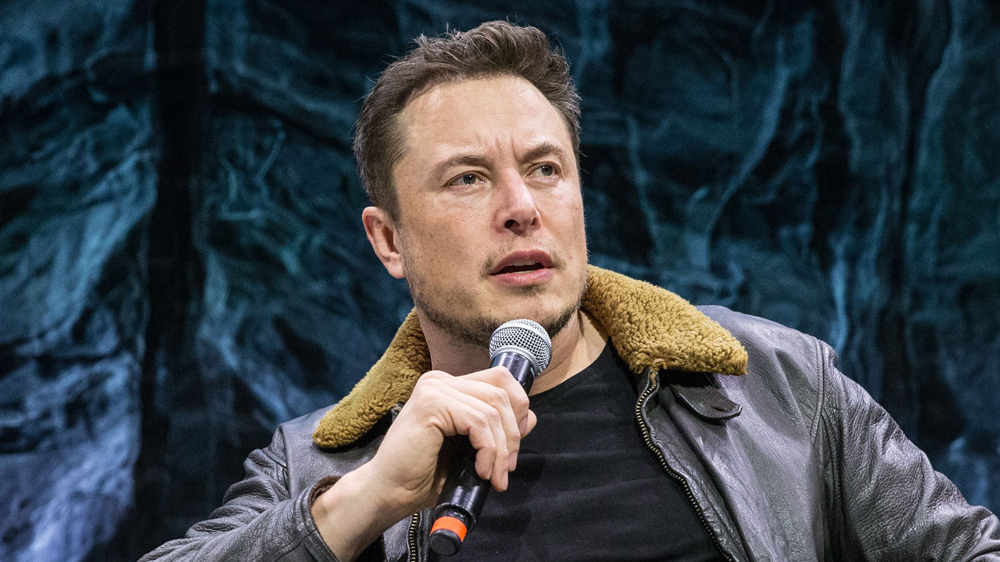
#> input picture elon.jpg, 1000 x 562 px
$ python CornerDetection.py
#> lines starting #> are read from the running program, lines starting #| are printed output that depends on the picture; after the words box and inside, x2 and y2 are one past the last pixel; in counts of white or black regions, pixels touching at a corner belong together
import cv2
import numpy as np


img  = cv2.imread('elon.jpg')
#> img is the input picture: shape (562, 1000, 3); mean B, G, R 71.2, 65.3, 58.6
gray = cv2.cvtColor(img,cv2.COLOR_BGR2GRAY)
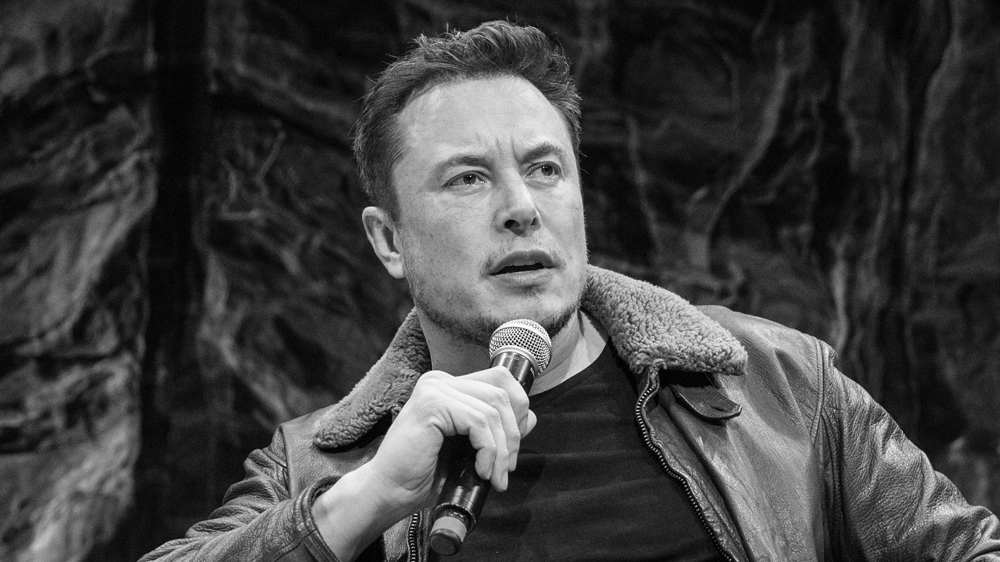
#> gray: shape (562, 1000); min 0, max 255, mean 64
gray = np.float32(gray)

corners = cv2.goodFeaturesToTrack(gray,100,0.01,10)
#> corners = 100 rows, first 8: [506, 344], [530, 347], [516, 341], [285, 465], [650, 389], [412, 521], [518, 381], [536, 357]
corners = np.int0(corners)


for corner in corners:
	x,y = corner.ravel()
	cv2.circle(img,(x,y),3,255,-1)
#> this loop made 100 passes
#> (x, y) on passes 1 to 12: (506, 344), (530, 347), (516, 341), (285, 465), (650, 389), (412, 521), (518, 381), (536, 357), (526, 330), (660, 456), (537, 336), (643, 433)
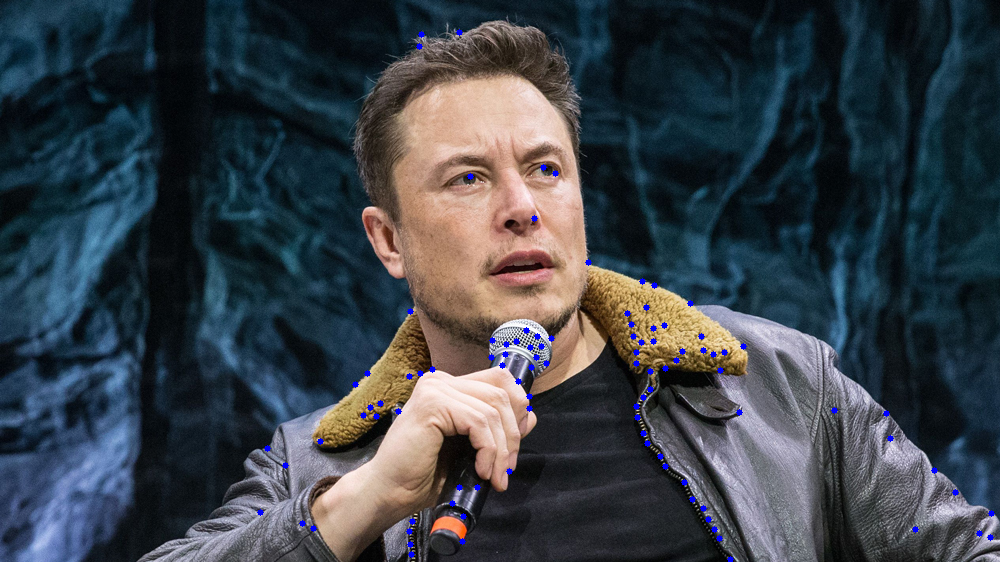
#> img: shape (562, 1000, 3); 0.52% of pixels changed, all inside (x1, y1, x2, y2) = (257, 29, 995, 562)

cv2.imshow('img',img)

$ run again, with cat2.jpg copied over elon.jpg
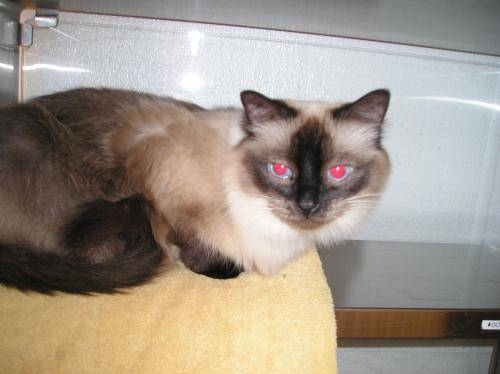
#> input picture cat2.jpg, 500 x 374 px
#> img is the input picture: shape (374, 500, 3); mean B, G, R 136, 148, 158.6
#> `gray = cv2.cvtColor(img,cv2.COLOR_BGR2GRAY)`:
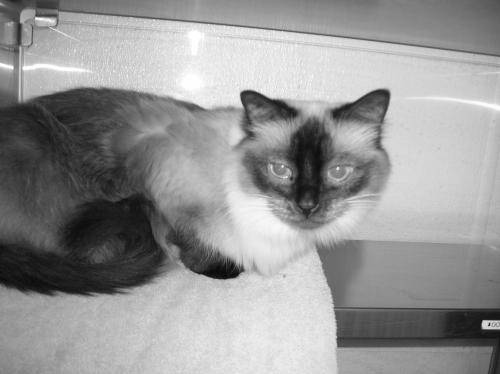
#> gray: shape (374, 500); min 0, max 255, mean 149.8
#> corners = 100 rows, first 8: [489, 325], [35, 18], [337, 167], [282, 166], [243, 270], [12, 68], [338, 346], [271, 165]
#> the loop `for corner in corners:` made 100 passes
#> after the loop `for corner in corners:`:
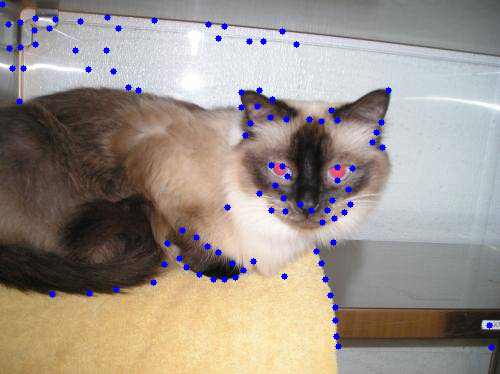
#> img: shape (374, 500, 3); 1.55% of pixels changed, all inside (x1, y1, x2, y2) = (0, 1, 495, 351)

$ run again, with cat3.jpg copied over elon.jpg
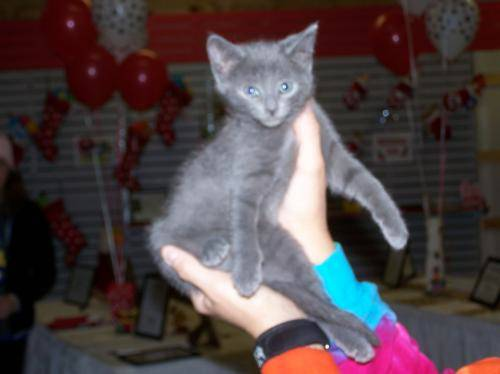
#> input picture cat3.jpg, 500 x 374 px
#> img is the input picture: shape (374, 500, 3); mean B, G, R 69.6, 67.3, 79.6
#> `gray = cv2.cvtColor(img,cv2.COLOR_BGR2GRAY)`:
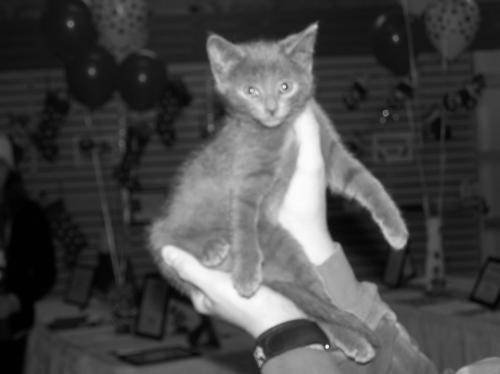
#> gray: shape (374, 500); min 0, max 254, mean 71.2
#> corners = 100 rows, first 8: [327, 345], [284, 86], [251, 90], [315, 25], [262, 355], [260, 365], [356, 360], [328, 187]
#> the loop `for corner in corners:` made 100 passes
#> after the loop `for corner in corners:`:
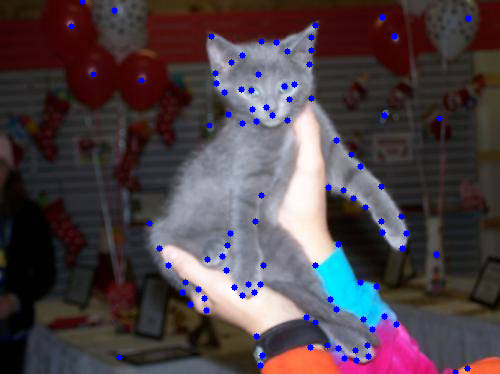
#> img: shape (374, 500, 3); 1.54% of pixels changed, all inside (x1, y1, x2, y2) = (68, 0, 472, 374)
